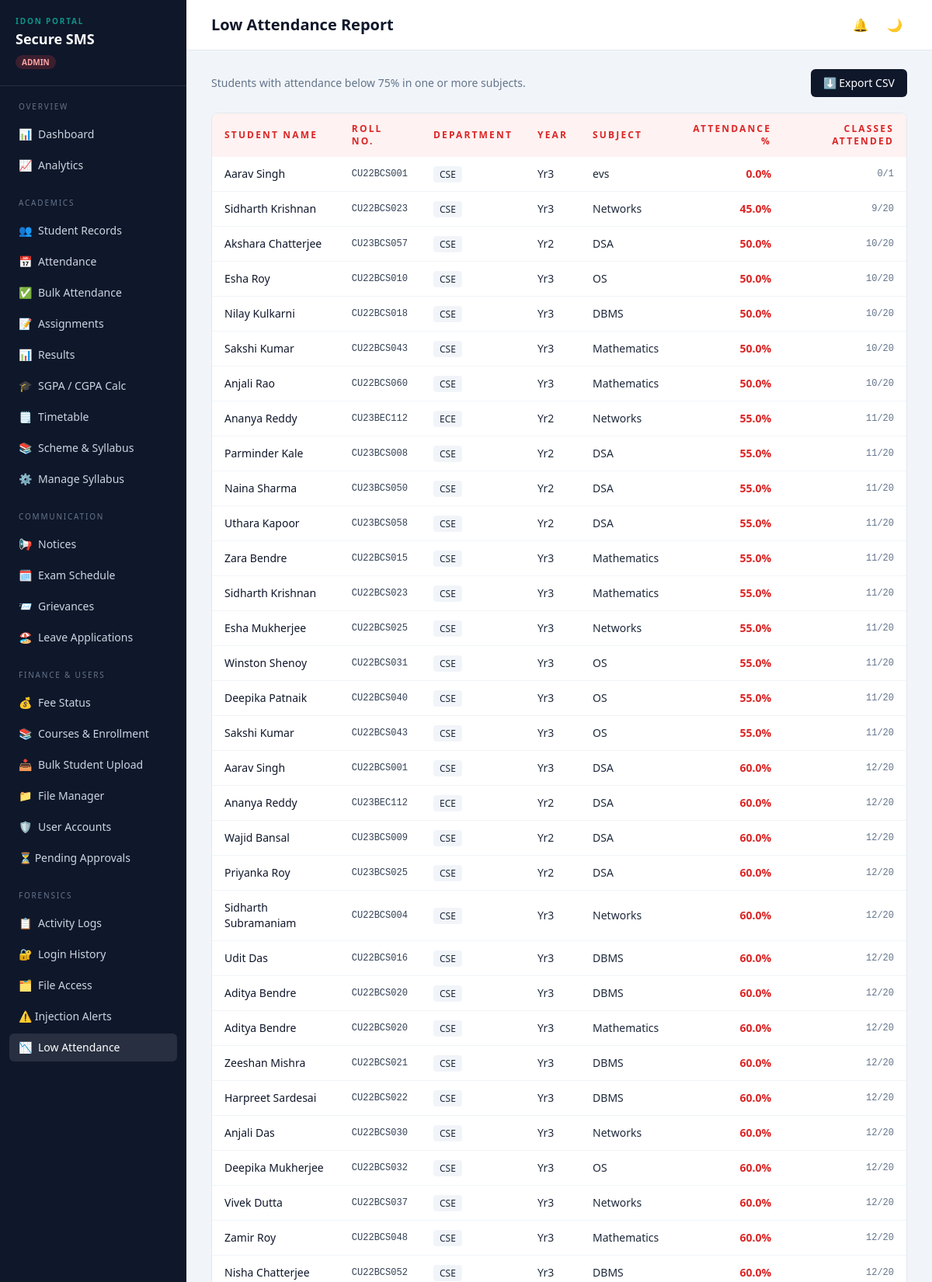
The app's page /low-attendance (signed in, upper part) with its own data.
### tables this page shows
CREATE TABLE students (
    id           INTEGER PRIMARY KEY AUTOINCREMENT,
    roll_number  TEXT UNIQUE NOT NULL,
    full_name    TEXT NOT NULL,
    email        TEXT NOT NULL,
    department   TEXT NOT NULL,
    year         INTEGER NOT NULL,
    cgpa         REAL,
    phone        TEXT,
    created_by   INTEGER REFERENCES users(id),
    created_at   DATETIME DEFAULT CURRENT_TIMESTAMP,
    updated_at   DATETIME DEFAULT CURRENT_TIMESTAMP
, programme TEXT, current_semester INTEGER, user_id INTEGER REFERENCES users(id));

### app.py (the view)
@app.route("/low-attendance")
@role_required("admin", "faculty")
def low_attendance_report():
    low_att = query_all("""
        SELECT s.full_name, s.roll_number, s.department, s.year, att.subject,
               SUM(CASE WHEN att.status='present' THEN 1 ELSE 0 END) AS present,
               COUNT(*) AS total,
               ROUND(100.0 * SUM(CASE WHEN att.status='present' THEN 1 ELSE 0 END) / COUNT(*), 1) AS pct
        FROM attendance att
        JOIN students s ON s.id = att.student_id
        GROUP BY att.student_id, att.subject
        HAVING pct < 75
        ORDER BY pct ASC
    """)
    fz.log_activity(request, current_user(), "view_low_attendance", "attendance")
    return render_template("low_attendance.html", low_att=low_att)

### app.py (called while the page is built)
@app.context_processor
def inject_user():
    u = current_user()
    pending_count = 0
    if u and u.get("role") == "admin":
        row = query_one("SELECT COUNT(*) c FROM users WHERE status='pending'")
        pending_count = row["c"] if row else 0
    return {"user": u, "config": Config, "pending_count": pending_count}

### auth.py (called while the page is built)
def current_user():
    if "user_id" in session:
        return {
            "id": session["user_id"],
            "username": session.get("username"),
            "role": session.get("role"),
            "full_name": session.get("full_name"),
        }
    return None

def _check_session_timeout():
    last = session.get("_last_active")
    now = int(time())
    if last and (now - last) > Config.SESSION_TIMEOUT_SECONDS:
        session.clear()
        return True
    session["_last_active"] = now
    return False

def role_required(*roles):
    def decorator(view):
        @wraps(view)
        def wrapped(*args, **kwargs):
            if "user_id" not in session:
                flash("Please sign in to continue.", "error")
                return redirect(url_for("login"))
            if _check_session_timeout():
                flash("Your session expired due to inactivity. Please sign in again.", "error")
                return redirect(url_for("login"))
            if session.get("role") not in roles:
                flash("You do not have permission to access that page.", "error")
                role = session.get("role")
                if role == "student":
                    return redirect(url_for("attendance"))
                abort(403)
            return view(*args, **kwargs)
        return wrapped
    return decorator

### database.py (called while the page is built)
def get_connection():
    conn = sqlite3.connect(Config.DB_PATH, timeout=30)
    conn.row_factory = sqlite3.Row
    conn.execute("PRAGMA foreign_keys = ON")
    conn.execute("PRAGMA journal_mode = WAL")
    conn.execute("PRAGMA busy_timeout = 30000")
    return conn

def query_all(sql, params=()):
    conn = get_connection()
    rows = conn.execute(sql, params).fetchall()
    conn.close()
    return rows

def query_one(sql, params=()):
    conn = get_connection()
    row = conn.execute(sql, params).fetchone()
    conn.close()
    return row

def execute(sql, params=()):
    conn = get_connection()
    cur = conn.execute(sql, params)
    conn.commit()
    last_id = cur.lastrowid
    conn.close()
    return last_id

### forensics.py (called while the page is built)
def _client_ip(request):
    return request.headers.get("X-Forwarded-For", request.remote_addr) or "unknown"

### templates/low_attendance.html (shortened to what this page needs)
{% extends "base.html" %}
{% block heading %}Low Attendance Report{% endblock %}
{% block content %}
<div class="flex items-center justify-between mb-5">
  <p class="text-sm text-slate-500">Students with attendance below 75% in one or more subjects.</p>
  <a href="{{ url_for('low_attendance_export') }}"
     class="inline-flex items-center gap-2 px-4 py-2 bg-ink hover:bg-steel text-white text-sm rounded-md transition">
    ⬇ Export CSV
  </a>
</div>
{% if low_att %}
<div class="bg-white rounded-lg border border-slate-200 overflow-hidden">
  <table class="w-full text-sm evidence">
    <thead class="bg-red-50 text-left text-xs uppercase eyebrow text-red-600">
      <tr>
        <th class="px-4 py-3 font-semibold">Student Name</th>
        <th class="px-4 py-3 font-semibold">Roll No.</th>
        <th class="px-4 py-3 font-semibold">Department</th>
        <th class="px-4 py-3 font-semibold">Year</th>
        <th class="px-4 py-3 font-semibold">Subject</th>
        <th class="px-4 py-3 font-semibold text-right">Attendance %</th>
        <th class="px-4 py-3 font-semibold text-right">Classes Attended</th>
      </tr>
    </thead>
    <tbody class="divide-y divide-slate-100">
      {% for r in low_att %}
      <tr class="hover:bg-red-50/50">
        <td class="px-4 py-3 font-medium text-ink">{{ r.full_name }}</td>
        <td class="px-4 py-3 font-mono text-xs text-steel">{{ r.roll_number }}</td>
        <td class="px-4 py-3"><span class="px-2 py-0.5 rounded bg-slate-100 text-xs">{{ r.department }}</span></td>
        <td class="px-4 py-3">Yr{{ r.year }}</td>
        <td class="px-4 py-3">{{ r.subject }}</td>
        <td class="px-4 py-3 text-right font-bold text-red-600">{{ r.pct }}%</td>
        <td class="px-4 py-3 text-right font-mono text-xs text-slate-500">{{ r.present }}/{{ r.total }}</td>
      </tr>
      {% endfor %}
    </tbody>
  </table>
</div>
{% else %}
<div class="bg-white rounded-lg border border-slate-200 p-10 text-center">
  <p class="text-3xl mb-2">✅</p>
  <p class="text-slate-500 text-sm">All students have attendance at or above 75% in every subject.</p>
</div>
{% endif %}
{% endblock %}

### templates/base.html (style rules this page uses)
html, body { margin: 0; padding: 0; }
body { -webkit-font-smoothing: antialiased; }
.eyebrow { letter-spacing: .18em; }
table.evidence td, table.evidence th { font-variant-numeric: tabular-nums; }
:root,[data-theme="light"] { --bg-page: #f1f5f9; --bg-sidebar: #0f172a; --bg-card: #ffffff; --text-main: #1e293b; --text-muted: #64748b; --border-col: #e2e8f0; --header-bg: #ffffff; --table-row-alt: #f8fafc; }
body { background-color: var(--bg-page); color: var(--text-main); }

### records on screen
students: full_name "Aarav Singh", roll_number "CU22BCS001", department "CSE", year "3", subject "evs", pct "0.0", present "0", total "1", subject "DSA", pct "60.0", present "12", total "20"
students: full_name "Sidharth Krishnan", roll_number "CU22BCS023", department "CSE", year "3", subject "Networks", pct "45.0", present "9", total "20", subject "Mathematics", pct "55.0", present "11"
students: full_name "Akshara Chatterjee", roll_number "CU23BCS057", department "CSE", year "2", subject "DSA", pct "50.0", present "10", total "20"
students: full_name "Esha Roy", roll_number "CU22BCS010", department "CSE", year "3", subject "OS", pct "50.0", present "10", total "20"
students: full_name "Nilay Kulkarni", roll_number "CU22BCS018", department "CSE", year "3", subject "DBMS", pct "50.0", present "10", total "20"
students: full_name "Sakshi Kumar", roll_number "CU22BCS043", department "CSE", year "3", subject "Mathematics", pct "50.0", present "10", total "20", subject "OS", pct "55.0", present "11"
students: full_name "Anjali Rao", roll_number "CU22BCS060", department "CSE", year "3", subject "Mathematics", pct "50.0", present "10", total "20"
students: full_name "Ananya Reddy", roll_number "CU23BEC112", department "ECE", year "2", subject "Networks", pct "55.0", present "11", total "20", subject "DSA", pct "60.0", present "12"
students: full_name "Parminder Kale", roll_number "CU23BCS008", department "CSE", year "2", subject "DSA", pct "55.0", present "11", total "20"
students: full_name "Naina Sharma", roll_number "CU23BCS050", department "CSE", year "2", subject "DSA", pct "55.0", present "11", total "20"
students: full_name "Uthara Kapoor", roll_number "CU23BCS058", department "CSE", year "2", subject "DSA", pct "55.0", present "11", total "20"
students: full_name "Zara Bendre", roll_number "CU22BCS015", department "CSE", year "3", subject "Mathematics", pct "55.0", present "11", total "20"
students: full_name "Esha Mukherjee", roll_number "CU22BCS025", department "CSE", year "3", subject "Networks", pct "55.0", present "11", total "20"
students: full_name "Winston Shenoy", roll_number "CU22BCS031", department "CSE", year "3", subject "OS", pct "55.0", present "11", total "20"
students: full_name "Deepika Patnaik", roll_number "CU22BCS040", department "CSE", year "3", subject "OS", pct "55.0", present "11", total "20"
students: full_name "Wajid Bansal", roll_number "CU23BCS009", department "CSE", year "2", subject "DSA", pct "60.0", present "12", total "20"
students: full_name "Priyanka Roy", roll_number "CU23BCS025", department "CSE", year "2", subject "DSA", pct "60.0", present "12", total "20"
students: full_name "Sidharth Subramaniam", roll_number "CU22BCS004", department "CSE", year "3", subject "Networks", pct "60.0", present "12", total "20"
students: full_name "Udit Das", roll_number "CU22BCS016", department "CSE", year "3", subject "DBMS", pct "60.0", present "12", total "20"
students: full_name "Aditya Bendre", roll_number "CU22BCS020", department "CSE", year "3", subject "DBMS", pct "60.0", present "12", total "20", subject "Mathematics"
students: full_name "Zeeshan Mishra", roll_number "CU22BCS021", department "CSE", year "3", subject "DBMS", pct "60.0", present "12", total "20"
students: full_name "Harpreet Sardesai", roll_number "CU22BCS022", department "CSE", year "3", subject "DBMS", pct "60.0", present "12", total "20"
students: full_name "Anjali Das", roll_number "CU22BCS030", department "CSE", year "3", subject "Networks", pct "60.0", present "12", total "20"
students: full_name "Deepika Mukherjee", roll_number "CU22BCS032", department "CSE", year "3", subject "OS", pct "60.0", present "12", total "20"
students: full_name "Vivek Dutta", roll_number "CU22BCS037", department "CSE", year "3", subject "Networks", pct "60.0", present "12", total "20"
students: full_name "Zamir Roy", roll_number "CU22BCS048", department "CSE", year "3", subject "Mathematics", pct "60.0", present "12", total "20"
students: full_name "Nisha Chatterjee", roll_number "CU22BCS052", department "CSE", year "3", subject "DBMS", pct "60.0", present "12", total "20"

### other values on screen
{{ icon }} "📊 📈 👥 📅 ✅ 📝 📊 🎓 🗒️ 📚 ⚙️ 📢 🗓️ 📨 🏖️ 💰 📚 📥 📁 🛡️ 📋 🔐 🗂️ 📉"
